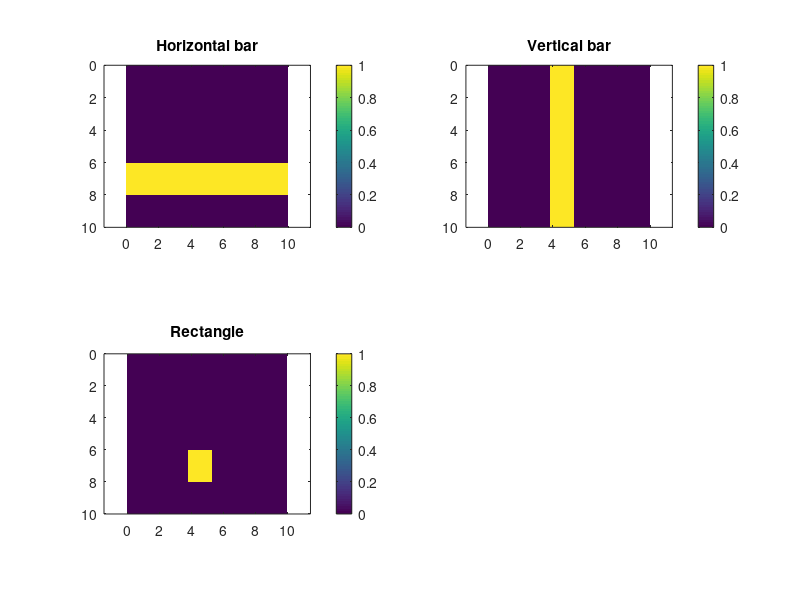

MATLAB code for this plot:
% Topic 3 Numerical Analysis of TX Lines - Lecture 2.4 - Bars and Rectangles
% via Linear Meshgrids

%%%%%%%%%%%%%%%%%%%%%%%%%%%%%%%%%%%%%%%%%%%%%%%
%% Initialize Matlab
%%%%%%%%%%%%%%%%%%%%%%%%%%%%%%%%%%%%%%%%%%%%%%%

close all;
clc;
clear all; % Apparently MATLAB advices against using clear all for simply clearing variables

%%%%%%%%%%%%%%%%%%%%%%%%%%%%%%%%%%%%%%%%%%%%%%%
%% Dashboard
%%%%%%%%%%%%%%%%%%%%%%%%%%%%%%%%%%%%%%%%%%%%%%%

% Grid Parameters
Sx = 10;
Sy = 10;
Nx = 100;
Ny = round((Nx/Sx)*Sy);

% Computing Axes
dx = Sx/Nx;
dy = Sy/Ny;
xa = (0.5:Nx - 0.5) * dx;
ya = (0.5:Ny - 0.5) * dy;

% Creating Grid
[Y,X] = meshgrid(ya,xa);

% Bar and Rectangle combined co-ordinates in physical dimensions
x1 = 3.8;
x2 = 5.3;
y1 = 6;
y2 = 8;

%%%%%%%%%%%%%%%%%%%%%%%%%%%%%%%%%%%%%%%%%%%%%%%
%% Visualize Bars
%%%%%%%%%%%%%%%%%%%%%%%%%%%%%%%%%%%%%%%%%%%%%%%

% Horizontal Bar
A = (Y>=y1 & Y<=y2);
subplot(2,2,1);
imagesc(xa, ya, A.');
axis equal tight;
colorbar;
title("Horizontal bar");

% Vertical Bar
A = (X>=x1 & X<=x2);
subplot(2,2,2);
imagesc(xa, ya, A.');
axis equal tight;
colorbar;
title("Vertical bar");

%%%%%%%%%%%%%%%%%%%%%%%%%%%%%%%%%%%%%%%%%%%%%%%
%% Visualize Rectangle
%%%%%%%%%%%%%%%%%%%%%%%%%%%%%%%%%%%%%%%%%%%%%%%

% Rectangle is formed by the intersection of both Horizontal bar and
% Vertical bar

% Of course you can use your own edge co-ordinates
% But I got lazy and am just using the bar co-ordinates

% Rectangle confined within x1, x2, y1, y2
A = (X>=x1 & X<=x2 & Y>=y1 & Y<=y2);
subplot(2,2,3);
imagesc(xa, ya, A.');
axis equal tight;
colorbar;
title("Rectangle");
